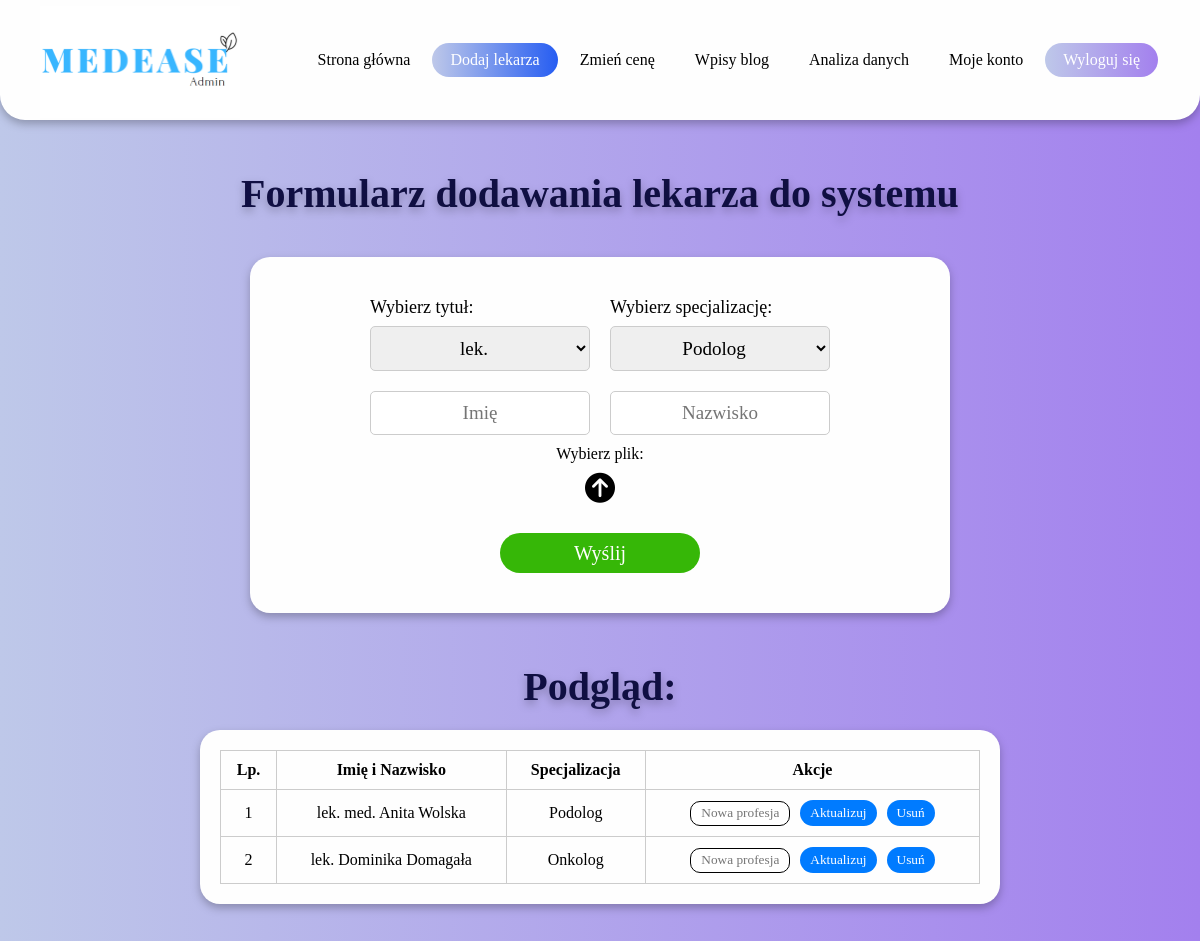
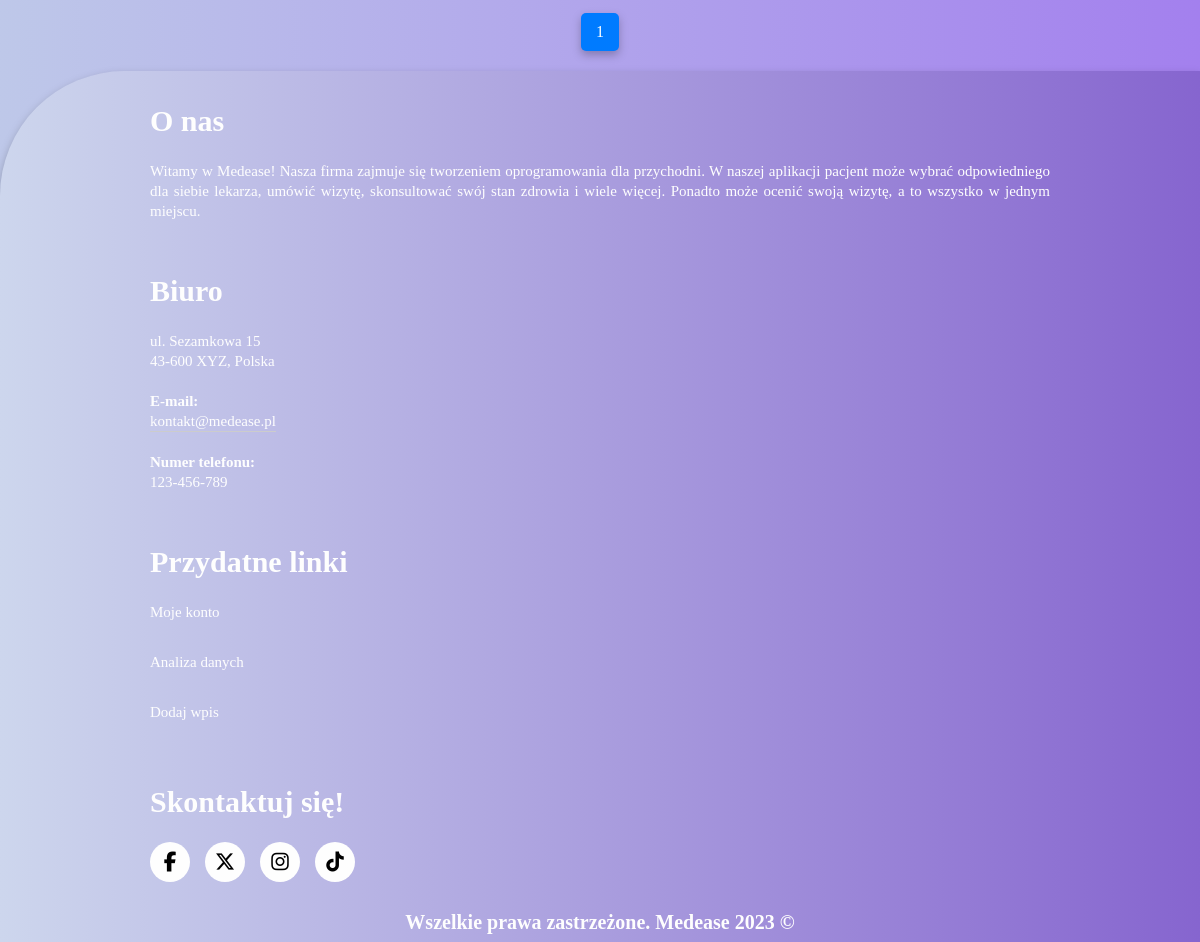
The page /adminSite/addingDoctor.php (signed in) on the database its author committed (2 pictures, top to bottom).
### tables this page shows
CREATE TABLE `doctors` (
  `id` int(11) NOT NULL AUTO_INCREMENT,
  `id_lekarza` int(11) NOT NULL,
  `tytul` varchar(255) NOT NULL,
  `imienazwisko` varchar(255) NOT NULL,
  `profesja` varchar(255) NOT NULL,
  `obrazek` varchar(255) NOT NULL,
  PRIMARY KEY (`id`)
);

### adminSite/addingDoctor.php (the view, shortened to what this page needs)
<!DOCTYPE html>
<html lang="en">
<head>
    <link rel="stylesheet" href="/style.css">
</head>
<body>
    <header>
        <div class="logo">
            <img src="/images/medease_admin.png">
        </div>
        <nav>
            <ul>
                <li>
                    <a href="/indexLogged.php">Strona główna</a>
                </li>
                <li>
                    <a href="/adminSite/addingDoctor.php" class="active2">Dodaj lekarza</a>
                </li>
                <li>
                    <a href="/adminSite/addingPrice.php">Zmień cenę</a>
                </li>
                <li>
                    <a href="/adminSite/addingBlog.php">Wpisy blog</a>
                </li>
                <li>
                    <a href="dataAnalysis.php">Analiza danych</a>
                </li>
                <li>
                    <a href="/adminSite/adminAccount.php">Moje konto</a>
                </li>
                <li>
                    <a href="/Logowanie/logout.php" class="active">Wyloguj się</a>
                </li>
            </ul>
        </nav>
    </header>
    <p class="lekarz-wybierz">Formularz dodawania lekarza do systemu</p>
    <div class="wysoko_addDoctor">
        <form method="POST" enctype="multipart/form-data" class="doctor-form">
            <div class="add-inpt">
                <div class="laczenie">
                    <div class="slct-wrapper">
                        <p>Wybierz tytuł:</p>
                        <select class="select-prof" name="tytul" id="tytul">
                            <option value="lek">lek.</option>
                        </select>
                    </div>
                    <div class="slct-wrapper">
                        <p>Wybierz specjalizację:</p>
                        <select class="select-prof" name="profesja" id="profesja">
                            <option value="Podolog">Podolog</option>
                        </select>
                    </div>
                </div>
                <div class="laczenie">
                    <input class="new_lekz" type="text" name="imie" id="imie" placeholder="Imię">
                    <input class="new_lekz" type="text" name="nazwisko" id="nazwisko" placeholder="Nazwisko">
                </div>
                <div class="file-container">
                    <p>Wybierz plik:</p>
                    <i class="fa-solid fa-circle-arrow-up" id="fileIcon"></i>
                </div>
                <input type="submit" class="lekarz-btn" name="signup_submit" value="Wyślij">
            </div>
        </form>
        <p class="lekarz-wybierz">Podgląd:</p>
        <?php
        require '../adminSite/configs/addDoctor-config.php';
        $itemsPerPage = 3;
        $page = isset($_GET['page']) ? $_GET['page'] : 1;
        $offset = ($page - 1) * $itemsPerPage;
        $sql = "SELECT * FROM doctors LIMIT $itemsPerPage OFFSET $offset";
        $result = $conn->query($sql);
        if ($result->num_rows > 0) {
            echo '<div class="tble-hpracy">';
            echo '<table>';
            echo '<thead>';
            echo '<tr>';
            echo '<th>Lp.</th>';
            echo '<th>Imię i Nazwisko</th>';
            echo '<th>Specjalizacja</th>';
            echo '<th>Akcje</th>';
            echo '</tr>';
            echo '</thead>';
            echo '<tbody>';
            $counter = 1;
            while ($row = $result->fetch_assoc()) {
                echo '<tr>';
                echo '<td>' . $counter .  '</td>';
                echo '<td>' . htmlspecialchars($row["tytul"]) . ' ' . htmlspecialchars($row["imienazwisko"]) . '</td>';
                echo '<td>' . $row["profesja"] . '</td>';
                echo '<td>';
                echo '<form method="post" action="">';
                echo '<input type="text" class="new-price-form" name="nowa_profesja" placeholder="Nowa profesja">';
                echo '<button type="submit" class="edit-btn" name="edit-btn">Aktualizuj</button>';
                echo '<button type="submit" class="delete-btn" name="delete-btn">Usuń</button>';
                echo '</form>';
                echo '</td>';
                echo '</tr>';
                $counter++;
            }
            echo '</tbody>';
            echo '</table>';
            echo '</div>';
            $sqlCount = "SELECT COUNT(*) AS total FROM doctors";
            $resultCount = $conn->query($sqlCount);
            $rowCount = $resultCount->fetch_assoc()['total'];
            $totalPages = ceil($rowCount / $itemsPerPage);
            echo '<div class="pagination">';
            for ($i = 1; $i <= $totalPages; $i++) {
                $active_class = ($i == $page) ? 'active' : '';
                echo '<a class="' . $active_class . '" href="addingDoctor.php?page=' . $i . '">' . $i . '</a>';
            }
            echo '</div>';
        } else {
            echo '<div class="blog_brakdan">';
            echo "Brak danych do wyświetlenia.";
            echo '<a href="addingDoctor.php?page=1"><i class="fa-solid fa-circle-arrow-left"></i></a>';
            echo '</div>';
        }
        ?>
    </div>
    <footer>
        <div class="foo">
            <div class="col-1">
                <h1>O nas</h1>
                <p class="footer-text">Witamy w Medease! Nasza firma zajmuje się tworzeniem oprogramowania dla przychodni. W naszej aplikacji pacjent może wybrać odpowiedniego dla siebie lekarza, umówić wizytę, skonsultować
                    swój stan zdrowia i wiele więcej. Ponadto może ocenić swoją wizytę, a to wszystko w jednym miejscu.</p>
            </div>
            <div class="col-1">
                <h1>Biuro</h1>
                <p class="footer-text">ul. Sezamkowa 15</p>
                <p>43-600 XYZ, Polska</p>
                <p class="email-id"><b>E-mail:</b> <br> kontakt@medease.pl</p>
                <p><b>Numer telefonu: </b> <br> 123-456-789</p>
            </div>
            <div class="col-1">
                <h1>Przydatne linki</h1>
                <ul>
                    <li><a href="/adminSite/adminAccount.php">Moje konto</a></li>
                    <li><a href="/adminSite/dataAnalysis.php">Analiza danych</a></li>
                    <li><a href="/adminSite/addingBlog.php">Dodaj wpis</a></li>
                </ul>
            </div>
            <div class="col-1">
                <h1>Skontaktuj się!</h1>
                <div class="sociale">
                    <a href="https://www.facebook.com/">
                        <div class="circle"><i class="fa-brands fa-facebook-f"></i></div>
                    </a>
                    <a href="https://twitter.com/">
                        <div class="circle"><i class="fa-brands fa-x-twitter"></i></div>
                    </a>
                    <a href="https://instagram.com/">
                        <div class="circle"><i class="fa-brands fa-instagram"></i></div>
                    </a>
                    <a href="https://tiktok.com/">
                        <div class="circle"><i class="fa-brands fa-tiktok"></i></div>
                    </a>
                </div>
            </div>
        </div>
        <p class="copyright"> Wszelkie prawa zastrzeżone. Medease 2023 ©</p>
    </footer>
</body>
</html>

### style.css (style rules this page uses)
* { padding: 0; margin: 0; box-sizing: border-box; font-family: 'Poppins'; list-style: none; text-decoration: none; }
body { background: linear-gradient(to right, #BEC8E9, #a380ee); filter: drop-shadow(0px 4px 4px rgba(0, 0, 0, 0.25)); }
img { width: 100%; }
header { width: 100%; height: 120px; background: #fefefe; display: flex; align-items: center; justify-content: space-between; padding: 0 40px; border-radius: 0 0 25px 25px; margin: 0 auto; }
.logo { width: 200px; margin-top: 8px; }
nav ul { display: flex; }
nav ul li a { color: black; display: block; margin: 0 2px; font-weight: 0; padding: 8px 18px; transition: 0.2s; border-radius: 30px; }
nav ul li a.active { background: linear-gradient(to right, #BEC8E9, #a380ee); color: white; }
nav ul li a.active2 { background: linear-gradient(to right, #BEC8E9, #265df2); color: white; }
footer { width: 100%; position: absolute; bottom: 0; background: linear-gradient(to right, #cdd6ed, #8665cf); color: #fefefe; padding: 10px 0; border-top-left-radius: 125px; font-size: 15px; line-height: 20px; }
.foo { width: 80%; margin: auto; display: flex; flex-wrap: wrap; align-items: flex-start; justify-content: space-between; }
.col-1 { flex-basis: 25%; padding: 30px; }
.email-id { width: fit-content; border-bottom: 1px solid #ccc; margin: 20px 0; }
.col-1 ul li { margin-top: 30px; list-style: none; margin-bottom: 10px; }
.col-1 ul li a { text-decoration: none; color: #fefefe; }
.sociale { margin-top: 30px; display: flex; align-items: center; }
.sociale .circle { font-size: 20px; color: #000; background: #fefefe; width: 40px; height: 40px; border-radius: 50%; text-align: center; line-height: 40px; margin-right: 15px; cursor: pointer; }
.copyright { font-size: 20px; text-align: center; font-weight: 700; }
.footer-text { margin-top: 30px; text-align: justify; }
.lekarz-wybierz { text-align: center; margin-top: 50px; font-size: 40px; font-weight: 600; color: #100F42; }
.lekarz-btn { width: 200px; height: 40px; margin-top: 20px; color: #fefefe; font-size: 20px; border: none; border-radius: 20px; background-color: #36b707; cursor: pointer; }
.wysoko_addDoctor { height: 1170px; display: flex; flex-direction: column; align-items: center; }
.doctor-form { background: #fefefe; border-radius: 20px; padding: 30px; width: 700px; text-align: justify; margin-top: 40px; }
.file-container i { margin-top: 10px; cursor: pointer; font-size: 30px; color: black; }
.add-inpt { text-align: center; }
.laczenie { display: flex; text-align: center; align-items: center; justify-content: center; }
.laczenie .new_lekz { margin-top: 20px; margin-bottom: 10px; }
.select-prof { width: 220px; padding: 10px; text-align: center; border: 1px solid #ccc; border-radius: 5px; font-size: 19px; }
.new_lekz { width: 220px; padding: 10px; text-align: center; border: 1px solid #ccc; border-radius: 5px; font-size: 19px; margin: 0 10px; }
.slct-wrapper { text-align: justify; margin: 0 10px; }
.slct-wrapper p { margin-top: 10px; font-size: 18px; margin-bottom: 8px; }
.pagination { display: flex; justify-content: center; margin-top: 50px; }
.pagination a { display: block; padding: 10px 15px; margin: 0 5px; background-color: #333; color: #fff; text-decoration: none; border-radius: 5px; }
.pagination a.active { background-color: #007BFF; }
.tble-hpracy { background: #fefefe; border-radius: 20px; width: 800px; padding: 20px; margin-top: 20px; }
.tble-hpracy table { width: 100%; border-collapse: collapse; }
.tble-hpracy table th, td { padding: 10px; border: 1px solid #ccc; text-align: center; }
.tble-hpracy .edit-btn, .delete-btn { background-color: #007BFF; border-radius: 20px; color: #fff; border: none; padding: 5px 10px; cursor: pointer; margin-left: 10px; transition: background-color 0.3s; }
.tble-cennik table th, td { padding: 10px; border: 1px solid #ccc; text-align: center; }
.tble-cennik .edit-btn, .delete-btn { background-color: #007BFF; border-radius: 20px; color: #fff; border: none; padding: 5px 10px; cursor: pointer; margin-left: 10px; transition: background-color 0.3s; }
.new-price-form { border: 1px solid black; padding: 10px; border-radius: 10px; height: 25px; width: 100px; text-align: center; }
@media (max-width: 1500px) { .wysoko_addDoctor { height: auto; margin-bottom: 20px; } }
@media (max-width: 1500px) { footer { bottom: unset; } }
@media (max-width: 1500px) { .col-1 { flex-basis: 100%; } }

### rows shown on the page
doctors: tytul "lek. med.", imienazwisko "Anita Wolska", profesja "Podolog"
doctors: tytul "lek.", imienazwisko "Dominika Domagała", profesja "Onkolog"
